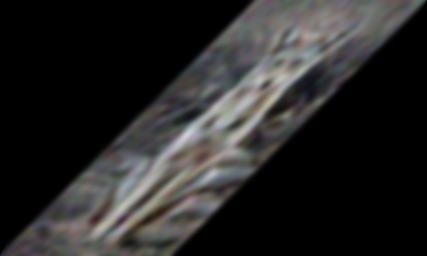
#> input picture wolf.jpg, 427 x 256 px, found by its file name
$ jupyter execute Image_processing_3.ipynb
#> lines starting #> are read from the running program, lines starting #| are printed output that depends on the picture; after the words box and inside, x2 and y2 are one past the last pixel; in counts of white or black regions, pixels touching at a corner belong together
**Задание на лабораторную работу №3**
Улучшить изображение методами из лб №2 и лб №3

Загрузка и просмотр исходного изображенния

[cell 1]
from google.colab import files
from google.colab.patches import cv2_imshow
import cv2
import numpy as np
import matplotlib.pyplot as plt
from google.colab import drive

drive.mount('/content/drive')
path = '/content/drive/MyDrive/Image_processing/wolf.jpg'

image = cv2.imread(path, cv2.COLOR_BGR2RGB)
#> image is the input picture: shape (256, 427, 3); mean B, G, R 38.8, 39.3, 39.9

plt.imshow(image)

Геометрическое преобразование, сдвиг изображения

[cell 2]
rows, cols, q = image.shape
#> rows = 256; cols = 427; q = 3

pts1 = np.float32([[50,50],[200,50],[50,200]])
pts2 = np.float32([[50,50],[200,50],[200,200]])

M = cv2.getAffineTransform(pts1,pts2)
shifted_image = cv2.warpAffine(image,M,(cols,rows))

plt.imshow(shifted_image)
plt.show()

Попытка образать черные границы изображения

[cell 3]
gray = cv2.cvtColor(shifted_image,cv2.COLOR_BGR2GRAY)
_,thresh = cv2.threshold(gray,10,255,cv2.THRESH_BINARY)
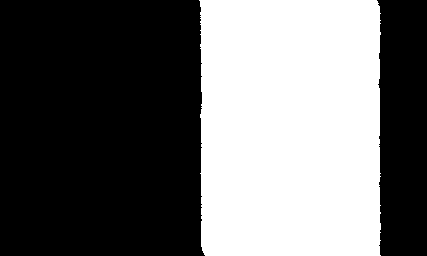
#> thresh: shape (256, 427); 41.9% white; 1 white region
contours,hierarchy = cv2.findContours(thresh,cv2.RETR_EXTERNAL,cv2.CHAIN_APPROX_SIMPLE)
#> contours = 1 contour; box (x1, y1, x2, y2) and area: (199, 0, 381, 256) 45361

cnt = contours[0]
#> cnt = contour of 155 points, box (x1, y1, x2, y2) (199, 0, 381, 256), area 45361
x,y,w,h = cv2.boundingRect(cnt)
#> x = 199; y = 0; w = 182; h = 256
cropped_image = shifted_image[y:y+h,x:x+w]

cv2.imwrite('/content/drive/MyDrive/Image_processing/cr_wolf.jpg' , cropped_image)

plt.imshow(cropped_image)
plt.show()

Гамма-коррекция изображения

[cell 4]
path1 = '/content/drive/MyDrive/Image_processing/cr_wolf.jpg'

def gammaCorrection(src, gamma):
    invGamma = 1 / gamma

    table = [((i / 255) ** invGamma) * 255 for i in range(256)]
    table = np.array(table, np.uint8)

    return cv2.LUT(src, table)

cr_img = cv2.imread(path1)
gamma_1 = gammaCorrection(cr_img, 0.5)
gamma_2 = gammaCorrection(cr_img, 1.3)
#> call 2 of gammaCorrection, with gamma = 1.3
#> in gammaCorrection (call 2), `return cv2.LUT(src, table)`:
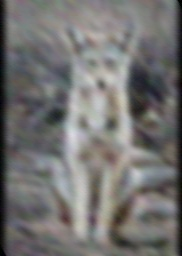
#> returned value: shape (256, 182, 3); mean of channels 0, 1, 2 112.9, 114.1, 115.3; drawn as B, G, R

plt.figure(figsize=(10, 8))

plt.subplot(2, 3, 1)
plt.title('Исходное изображение')
plt.imshow(cr_img)

plt.subplot(2, 3, 2)
plt.title('При гамма < 1')
plt.imshow(gamma_1)

plt.subplot(2, 3, 3)
plt.title('При гамма > 1')
plt.imshow(gamma_2)
#> figure, not shown here; B, G, R data is drawn as R, G, B

Яркостная нормализация

[cell 5]
range = [0, 256]

lut = lambda i: 255 * ((i - np.min(i)) / (np.max(i) - np.min(i)))
res_image = lut(cr_img).astype(np.uint8)

plt.figure(figsize=(10, 8))

plt.subplot(2, 2, 1)
plt.title('Исходное изображение')
plt.imshow(cr_img)

plt.subplot(2, 2, 2)
plt.title('Преобразованное изображение')
plt.imshow(res_image)

#plt.imshow((out * 255).astype(np.uint8))

plt.subplot(2, 2, 3)
plt.hist(cr_img.reshape(-1), 256, range)
plt.subplot(2, 2, 4)
plt.hist(res_image.reshape(-1), 256, range)

plt.show()
#> figure, not shown here; B, G, R data is drawn as R, G, B; panel 3: tallest bar 1655 high, from x = 98 to 99; panel 4: tallest bar 1655 high, from x = 114 to 115

CLAHE - коррекция

[cell 6]
def plot_rgb_hist(image, histSize, range):
    histSize = [256]
    range = [0, 256]
    for i, col in enumerate(['b', 'g', 'r']):
        hist = cv2.calcHist([image], [i], None, histSize, range)
        plt.plot(hist, color=col)
        plt.xlim(range)

[cell 7]
histSize = [256]

clahe = cv2.createCLAHE(clipLimit=2.0, tileGridSize=(8, 8))

rgb_result_image = np.empty(np.shape(cr_img), np.uint8)
rgb_result_image[:, :, 0] = clahe.apply(cr_img[:, :, 0])
rgb_result_image[:, :, 1] = clahe.apply(cr_img[:, :, 1])
rgb_result_image[:, :, 2] = clahe.apply(cr_img[:, :, 2])
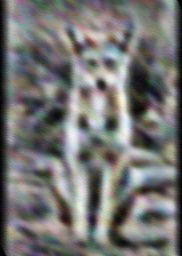
#> rgb_result_image: shape (256, 182, 3); mean B, G, R 115, 115.6, 116.7

gs = plt.GridSpec(2, 2)
plt.figure(figsize=(10, 8))

plt.subplot(gs[0])
plt.imshow(cr_img)

plt.subplot(gs[1])
plt.imshow(rgb_result_image)

plt.subplot(gs[2])
plot_rgb_hist(cr_img, histSize, range)

plt.subplot(gs[3])
plot_rgb_hist(rgb_result_image, histSize, range)

plt.show()
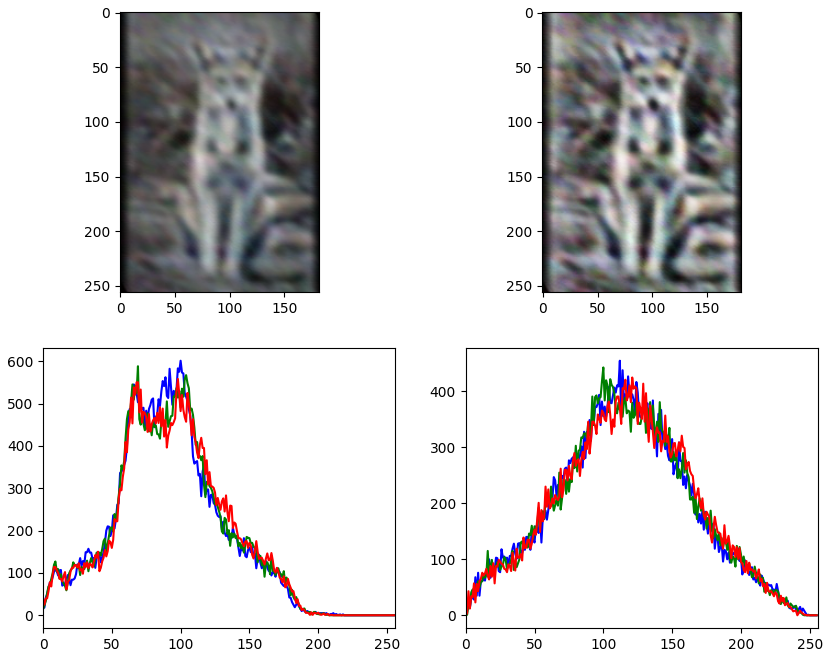
#> figure drawn by matplotlib, 4 panels; B, G, R data is drawn as R, G, B; panel 3: curve peaks at x = 100, y = 601; panel 3: curve peaks at x = 69, y = 588; panel 3: curve peaks at x = 98, y = 558; panel 4: curve peaks at x = 112, y = 455

(ну как-то лучше не стало...)

Сглаживание изображения

[cell 8]
def add_gauss_noise(image, mean, sigma):
#> called with mean = 0, sigma = 0.15
    image = np.array(image / 255, dtype=float)
#> image: shape (256, 182) float64
    noise = np.random.normal(mean, sigma, image.shape)
    noisy_image = image + noise
    out = np.clip(noisy_image, 0, 1.0)
    out = np.uint8(out * 255)
    return out

[cell 9]
def getPSNR(I1, I2):
    s1 = cv2.absdiff(I1, I2)  #|I1 - I2| - модуль разницы двух изображений
    s1 = np.float32(s1)
    s1 = s1 * s1  # |I1 - I2|^2
    sse = s1.sum()  # сумма элементов в каждом канале
    if sse <= 1e-10:  # сумма каналов
        return 0
    else:
        shape = I1.shape
        p=1
        for i in shape:
          p *= i
        mse = 1.0 * sse /p
        psnr = 10.0 * np.log10((255 * 255) / mse)
        return psnr

[cell 10]
def getSSIM(i1, i2):
    C1 = 6.5025  # для 8-битного изоражения
    C2 = 58.5225  # для 8-битного изоражения
    # INITS
    I1 = np.float32(i1)
    I2 = np.float32(i2)
    I2_2 = I2 * I2  # I2^2
    I1_2 = I1 * I1  # I1^2
    I1_I2 = I1 * I2  # I1 * I2

    mu1 = cv2.GaussianBlur(I1, (11, 11), 1.5)
    mu2 = cv2.GaussianBlur(I2, (11, 11), 1.5)
    mu1_2 = mu1 * mu1
    mu2_2 = mu2 * mu2
    mu1_mu2 = mu1 * mu2
    sigma1_2 = cv2.GaussianBlur(I1_2, (11, 11), 1.5)
    sigma1_2 -= mu1_2
    sigma2_2 = cv2.GaussianBlur(I2_2, (11, 11), 1.5)
    sigma2_2 -= mu2_2
    sigma12 = cv2.GaussianBlur(I1_I2, (11, 11), 1.5)
    sigma12 -= mu1_mu2
    t1 = 2 * mu1_mu2 + C1
    t2 = 2 * sigma12 + C2
    t3 = t1 * t2  # t3 = ((2*mu1_mu2 + C1).*(2*sigma12 + C2))
    t1 = mu1_2 + mu2_2 + C1
    t2 = sigma1_2 + sigma2_2 + C2
    t1 = t1 * t2  # t1 =((mu1_2 + mu2_2 + C1).*(sigma1_2 + sigma2_2 + C2))
    ssim_map = cv2.divide(t3, t1)  # ssim_map =  t3./t1;
    ssim = cv2.mean(ssim_map)  # mssim = average of ssim map
    ssim = ssim[:3]
    return ssim

[cell 11]
kernel55 = np.ones((5, 5), np.float32) / 25
kernel77 = np.ones((7, 7), np.float32) / 49

# изображение на три канала (RGB)
channels = cv2.split(cr_img)

# гауссовский шум к каждому каналу
noisy_channels = [add_gauss_noise(channel, 0, 0.15) for channel in channels]
#> call 3 of add_gauss_noise, with mean = 0, sigma = 0.15
#> in add_gauss_noise (call 3), `out = np.clip(noisy_image, 0, 1.0)`:
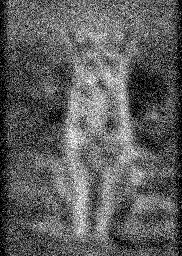
#> out: shape (256, 182) float64; min 0, max 1, mean 0.372
#> noisy_channels = 3 items

# линейная фильтрация к каждому каналу
filtered_channels1 = [cv2.filter2D(noisy_channel, -1, kernel55) for noisy_channel in noisy_channels]
#> filtered_channels1 = 3 items
filtered_channels2 = [cv2.filter2D(noisy_channel, -1, kernel77) for noisy_channel in noisy_channels]
#> filtered_channels2 = 3 items

# гауссовская фильтрация к каждому каналу
gaussian_channels1 = [cv2.GaussianBlur(noisy_channel, (7, 7), 0) for noisy_channel in noisy_channels]
#> gaussian_channels1 = 3 items
gaussian_channels2 = [cv2.GaussianBlur(noisy_channel, (15, 15), 0) for noisy_channel in noisy_channels]
#> gaussian_channels2 = 3 items

noisy_image = cv2.merge(noisy_channels)
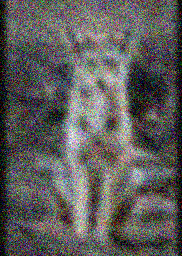
#> noisy_image: shape (256, 182, 3); mean of channels 0, 1, 2 91.3, 92.7, 94.3; drawn as B, G, R
filtered_image1 = cv2.merge(filtered_channels1)
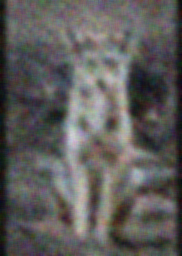
#> filtered_image1: shape (256, 182, 3); mean of channels 0, 1, 2 91.3, 92.7, 94.3; drawn as B, G, R
filtered_image2 = cv2.merge(filtered_channels2)
gaussian_image1 = cv2.merge(gaussian_channels1)
gaussian_image2 = cv2.merge(gaussian_channels2)

# вывод
plt.figure(figsize=(10, 8))

plt.subplot(2, 3, 1)
plt.xticks([]), plt.yticks([])
plt.title('Исходное изображение', fontsize=10)
plt.imshow(cv2.cvtColor(cr_img, cv2.COLOR_BGR2RGB))

plt.subplot(2, 3, 4)
plt.xticks([]), plt.yticks([])
psnr = getPSNR(cr_img, noisy_image)
#> in getPSNR, `s1 = s1 * s1`:
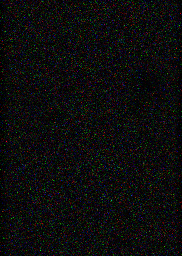
#> s1: shape (256, 182, 3) float32; mean B, G, R 1351.3, 1359.1, 1372.6; drawn with min black and max white
#> in getPSNR, `sse = s1.sum()`: sse = 190290192
#> in getPSNR, `mse = 1.0 * sse /p`: mse = 1361.4
#> in getPSNR, `psnr = 10.0 * np.log10((255 * 255) / mse)`: psnr = 16.79
#> psnr = 16.79
ssim = getSSIM(cr_img, noisy_image)
#> in getSSIM, `mu2_2 = mu2 * mu2`:
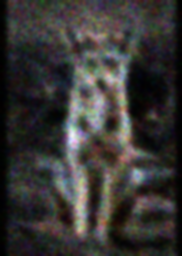
#> mu2_2: shape (256, 182, 3) float32; mean of channels 0, 1, 2 9631.3, 9934.9, 10246.4; drawn with min black and max white
#> in getSSIM, `sigma1_2 -= mu1_2`:
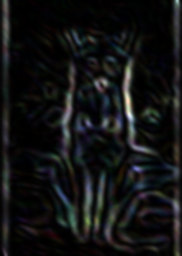
#> sigma1_2: shape (256, 182, 3) float32; mean B, G, R 74.7, 73.3, 70.6; drawn with min black and max white
#> in getSSIM, `ssim = cv2.mean(ssim_map)`: ssim = (0.129, 0.128, 0.124, 0)
#> in getSSIM, `ssim = ssim[:3]`: ssim = (0.129, 0.128, 0.124)
#> ssim = (0.129, 0.128, 0.124)
plt.title(f'Изображение зашумленное \n гауссовским шумом \n PSNR = {psnr:.3f} \n SSIM = {ssim[0]:.3f}', fontsize=8)
plt.imshow(cv2.cvtColor(noisy_image, cv2.COLOR_BGR2RGB))

plt.subplot(2, 3, 2)
plt.xticks([]), plt.yticks([])
psnr = getPSNR(cr_img, filtered_image1)
#> psnr = 29.89
ssim = getSSIM(cr_img, filtered_image1)
#> ssim = (0.787, 0.789, 0.783)
plt.title(f'Результат средней линейной \n фильтрации с ядром 5х5 \n PSNR = {psnr:.3f} \n SSIM = {ssim[0]:.3f}', fontsize=10)
plt.imshow(cv2.cvtColor(filtered_image1, cv2.COLOR_BGR2RGB))

plt.subplot(2, 3, 3)
plt.xticks([]), plt.yticks([])
psnr = getPSNR(cr_img, filtered_image2)
#> psnr = 31.12
ssim = getSSIM(cr_img, filtered_image2)
#> ssim = (0.867, 0.87, 0.866)
plt.title(f'Результат средней линейной \n фильтрации с ядром 7х7 \n PSNR = {psnr:.3f} \n SSIM = {ssim[0]:.3f}', fontsize=10)
plt.imshow(cv2.cvtColor(filtered_image2, cv2.COLOR_BGR2RGB))

plt.subplot(2, 3, 5)
plt.xticks([]), plt.yticks([])
psnr = getPSNR(cr_img, gaussian_image1)
#> psnr = 29.92
ssim = getSSIM(cr_img, gaussian_image1)
#> ssim = (0.796, 0.799, 0.794)
plt.title(f'Результат гауссовской \n фильтрации с ядром 7х7 \n PSNR = {psnr:.3f} \n SSIM = {ssim[0]:.3f}', fontsize=8)
plt.imshow(cv2.cvtColor(gaussian_image1, cv2.COLOR_BGR2RGB))

plt.subplot(2, 3, 6)
plt.xticks([]), plt.yticks([])
psnr = getPSNR(cr_img, gaussian_image2)
#> psnr = 30.92
ssim = getSSIM(cr_img, gaussian_image2)
#> ssim = (0.901, 0.905, 0.901)
plt.title(f'Результат гауссовской \n фильтрации с ядром 15х15 \n PSNR = {psnr:.3f} \n SSIM = {ssim[0]:.3f}', fontsize=8)
plt.imshow(cv2.cvtColor(gaussian_image2, cv2.COLOR_BGR2RGB))

plt.show()

Повышение резкости изображения

[cell 12]
kernel1 = np.asarray([[-1, -1, -1], [-1, 9, -1], [-1, -1, -1]])
kernel2 = np.asarray([[-0.25, -0.25, -0.25], [-0.25, 3, -0.25], [-0.25, -0.25, -0.25]])
kernel3 = np.asarray([[0, -0.25, 0], [-0.25, 2, -0.25], [0, -0.25, 0]])

image1_median = cv2.medianBlur(cr_img, 3)

filtered_image1 = cv2.filter2D(cr_img, -1, kernel1)
filtered_image1_median = cv2.filter2D(image1_median, -1, kernel1)
filtered_image2 = cv2.filter2D(cr_img, -1, kernel2)
filtered_image2_median = cv2.filter2D(image1_median, -1, kernel2)
filtered_image3 = cv2.filter2D(cr_img, -1, kernel3)
filtered_image3_median = cv2.filter2D(image1_median, -1, kernel3)

# вывод
plt.figure(figsize=(14, 12))

plt.subplot(331)
plt.xticks([]), plt.yticks([])
plt.title('Исходное изображение', fontsize=10)
plt.imshow(cr_img, cmap='gray')

plt.subplot(334)
plt.xticks([]), plt.yticks([])
plt.title(f'Исходное изображение отфильтрованное \n медианным фильтром \n'
          f'PSNR = {getPSNR(cr_img, image1_median):.3f} \n '
          f'SSIM = {getSSIM(cr_img, image1_median)[0]:.3f}', fontsize=8)
plt.imshow(image1_median, cmap='gray')

plt.subplot(332)
plt.xticks([]), plt.yticks([])
plt.title(f'Свертка изображения с ядром 1 \n'
          f'PSNR = {getPSNR(cr_img, filtered_image1):.3f} \n '
          f'SSIM = {getSSIM(cr_img, filtered_image1)[0]:.3f}', fontsize=10)
plt.imshow(filtered_image1, 'gray')

plt.subplot(333)
plt.xticks([]), plt.yticks([])
plt.title(f'Свертка отфильтрованного изображения с ядром 1 \n'
          f'PSNR = {getPSNR(cr_img, filtered_image1_median):.3f} \n '
          f'SSIM = {getSSIM(cr_img, filtered_image1_median)[0]:.3f}', fontsize=10)
plt.imshow(filtered_image1_median, 'gray')

plt.subplot(335)
plt.xticks([]), plt.yticks([])
plt.title(f'Свертка изображения с ядром 2 \n'
          f'PSNR = {getPSNR(cr_img, filtered_image2):.3f} \n '
          f'SSIM = {getSSIM(cr_img, filtered_image2)[0]:.3f}', fontsize=9)
plt.imshow(filtered_image2, 'gray')

plt.subplot(336)
plt.xticks([]), plt.yticks([])
plt.title(f'Свертка изображения с ядром 3 \n'
          f'PSNR = {getPSNR(cr_img, filtered_image3):.3f} \n '
          f'SSIM = {getSSIM(cr_img, filtered_image3)[0]:.3f}', fontsize=9)
